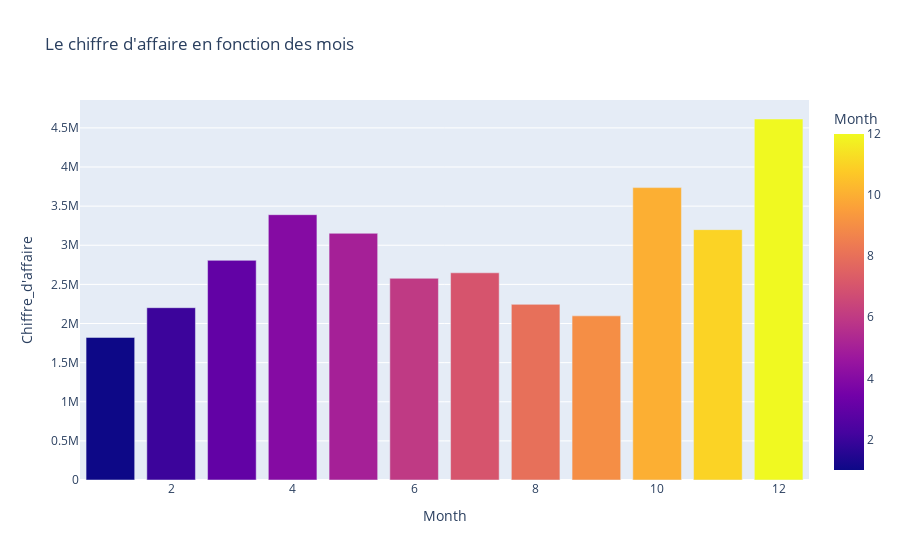

The notebook cell saved with this chart:
### Code cell
# Calculer le chiffre d'affaire par mois puis tracer
monthly_sales = df.groupby('Month')["Chiffre_d'affaire"].sum().reset_index().sort_values('Month')
fig1 = px.bar(monthly_sales, x='Month', y="Chiffre_d'affaire",
       title="Le chiffre d'affaire en fonction des mois",
       color='Month')
fig1.show()

### Figure 1 — Plotly figure (JSON) as saved in the notebook; plotly's stock layout.template omitted (floating-point values rounded to 4 significant figures)
{"data": [{"hovertemplate": "Month=%{marker.color}<br>Chiffre_d'affaire=%{y}<extra></extra>", "legendgroup": "", "marker": {"color": [1, 2, 3, 4, 5, 6, 7, 8, 9, 10, 11, 12], "coloraxis": "coloraxis", "pattern": {"shape": ""}}, "name": "", "orientation": "v", "showlegend": false, "textposition": "auto", "type": "bar", "x": [1, 2, 3, 4, 5, 6, 7, 8, 9, 10, 11, 12], "xaxis": "x", "y": [1822000.0, 2202000.0, 2807000.0, 3391000.0, 3153000.0, 2578000.0, 2648000.0, 2244000.0, 2098000.0, 3737000.0, 3200000.0, 4613000.0], "yaxis": "y"}], "layout": {"barmode": "relative", "coloraxis": {"colorbar": {"title": {"text": "Month"}}, "colorscale": [[0, "#0d0887"], [0.1111, "#46039f"], [0.2222, "#7201a8"], [0.3333, "#9c179e"], [0.4444, "#bd3786"], [0.5556, "#d8576b"], [0.6667, "#ed7953"], [0.7778, "#fb9f3a"], [0.8889, "#fdca26"], [1, "#f0f921"]]}, "legend": {"tracegroupgap": 0}, "title": {"text": "Le chiffre d'affaire en fonction des mois"}, "xaxis": {"anchor": "y", "domain": [0, 1], "title": {"text": "Month"}}, "yaxis": {"anchor": "x", "domain": [0, 1], "title": {"text": "Chiffre_d'affaire"}}}}
